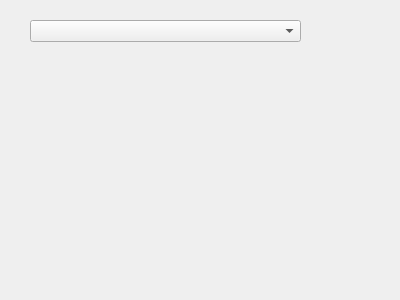
<?xml version="1.0" encoding="UTF-8"?>
<ui version="4.0">
 <class>PropertyBarcode</class>
 <widget class="QWidget" name="PropertyBarcode">
  <property name="geometry">
   <rect>
    <x>0</x>
    <y>0</y>
    <width>400</width>
    <height>300</height>
   </rect>
  </property>
  <property name="windowTitle">
   <string>Form</string>
  </property>
  <widget class="QComboBox" name="comboBoxBarcodeType">
   <property name="geometry">
    <rect>
     <x>30</x>
     <y>20</y>
     <width>271</width>
     <height>22</height>
    </rect>
   </property>
  </widget>
 </widget>
 <resources/>
 <connections/>
</ui>
